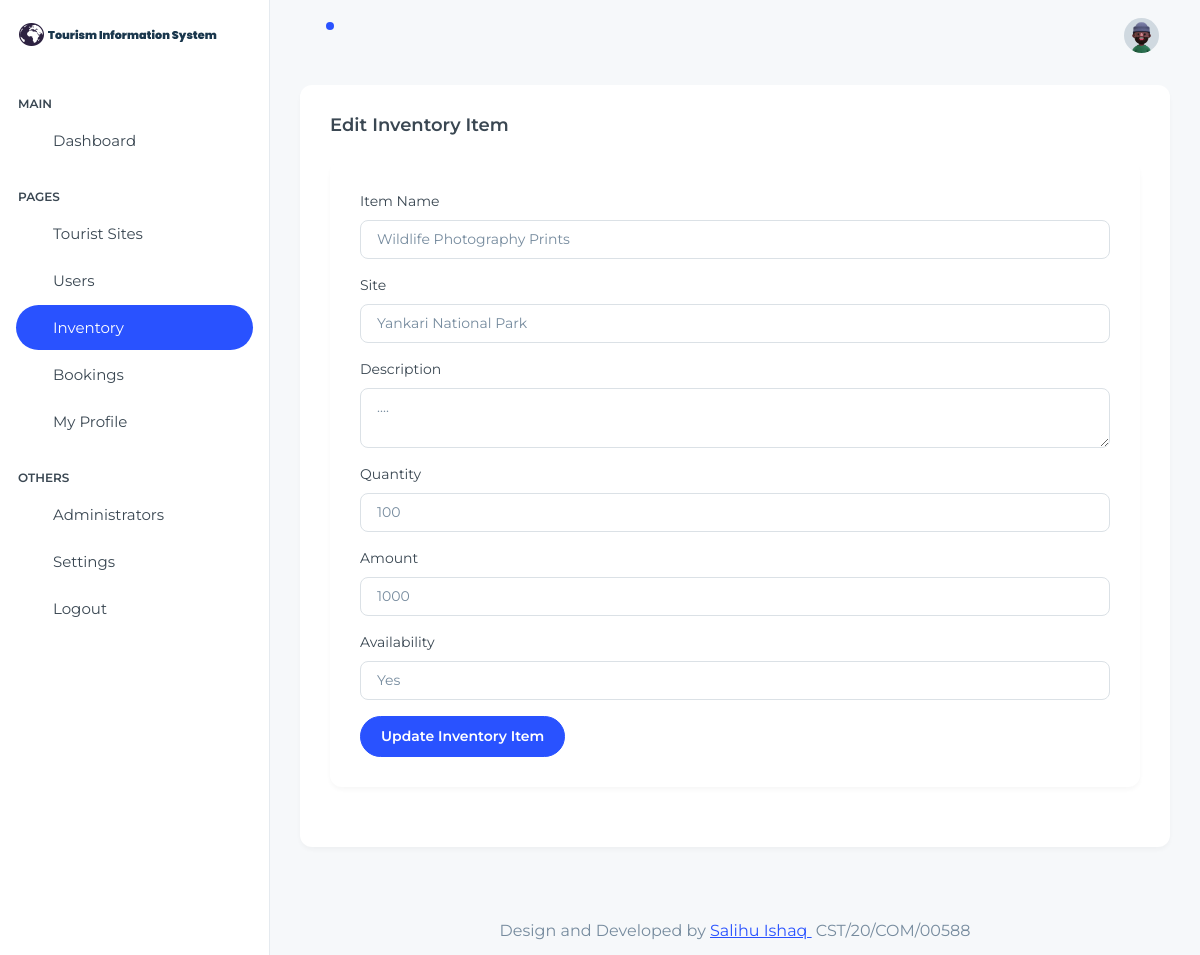
/admin/view-inventory.php?id=1 (signed in), run on the app's committed database.
### tables this page shows
CREATE TABLE `inventory` (
  `itemID` int(11) NOT NULL,
  `itemName` text NOT NULL,
  `siteID` int(11) NOT NULL,
  `description` varchar(255) NOT NULL,
  `quantity` int(11) NOT NULL DEFAULT 0,
  `availability` tinyint(1) DEFAULT 1,
  `amount` decimal(10,0) NOT NULL,
  `created_at` timestamp NOT NULL DEFAULT current_timestamp(),
  `updated_at` timestamp NOT NULL DEFAULT current_timestamp() ON UPDATE current_timestamp(),
  `deleted_at` timestamp NULL DEFAULT NULL
);

CREATE TABLE `sites` (
  `siteID` int(11) NOT NULL,
  `name` varchar(255) NOT NULL,
  `description` text DEFAULT NULL,
  `location` varchar(255) NOT NULL,
  `availability` tinyint(1) DEFAULT 1,
  `images` text DEFAULT NULL,
  `amount` decimal(10,0) NOT NULL,
  `status` enum('active','inactive') DEFAULT 'active',
  `created_at` timestamp NOT NULL DEFAULT current_timestamp(),
  `updated_at` timestamp NOT NULL DEFAULT current_timestamp() ON UPDATE current_timestamp()
);

### Database.php (called while the page is built, shortened)
<?php
if (!class_exists('Database')) {
    class Database
    {
        private $host = "localhost";
        private $user = "root";
        private $password = "";
        private $dbname = "tourism";
        private $conn;
        public function __construct()
        {
            try {
                $dsn = "mysql:host={$this->host};dbname={$this->dbname};charset=utf8mb4";
                $options = [
                    PDO::ATTR_ERRMODE => PDO::ERRMODE_EXCEPTION,
                    PDO::ATTR_DEFAULT_FETCH_MODE => PDO::FETCH_ASSOC,
                    PDO::ATTR_EMULATE_PREPARES => false,
                ];
                $this->conn = new PDO($dsn, $this->user, $this->password, $options);
            } catch (PDOException $e) {
                echo "Connection failed: " . $e->getMessage();
                exit;
            }
        }
        public function read($table, $condition = "")
        {
            try {
                $sql = "SELECT * FROM $table $condition";
                $stmt = $this->conn->query($sql);
                return $stmt->fetch(PDO::FETCH_ASSOC);
            } catch (PDOException $e) {
                die("Error: " . $e->getMessage());
            }
        }
        public function readAll($table, $condition = "")
        {
            try {
                $sql = "SELECT * FROM $table $condition";
                $stmt = $this->conn->query($sql);
                return $stmt->fetchAll(PDO::FETCH_ASSOC);
            } catch (PDOException $e) {
                die("Error: " . $e->getMessage());
            }
        }
    }
}

### admin/view-inventory.php (the view, shortened to what this page needs)
<?php
include "header.php";
include "sidebar.php";
$itemID = isset($_GET['id']) ? (int)$_GET['id'] : 0;
$item = $db->read("inventory", "WHERE itemID = '$itemID'");
$sites = $db->readAll("sites");
?>
<div class="container-fluid">
    <div class="card">
        <div class="card-body">
            <h5 class="card-title fw-semibold mb-4">Edit Inventory Item</h5>
            <div class="card">
                <div class="card-body">
                    <form method="POST" action="<?php echo htmlspecialchars($_SERVER["PHP_SELF"]) . '?id=' . $itemID; ?>">
                        <div class="mb-3">
                            <label for="itemname" class="form-label">Item Name</label>
                            <input type="text" class="form-control" id="itemname" name="itemname" value="<?php echo htmlspecialchars($item['itemName'] ?? ''); ?>" required>
                        </div>
                        <div class="mb-3">
                            <label for="siteID" class="form-label">Site</label>
                            <select class="form-control" id="siteID" name="siteID" required>
                                <?php foreach ($sites as $site): ?>
                                    <option value="<?php echo htmlspecialchars($site['siteID']); ?>" <?php echo (isset($item['siteID']) && $item['siteID'] == $site['siteID']) ? 'selected' : ''; ?>>
                                        <?php echo htmlspecialchars($site['name']); ?>
                                    </option>
                                <?php endforeach; ?>
                            </select>
                        </div>
                        <div class="mb-3">
                            <label for="description" class="form-label">Description</label>
                            <textarea class="form-control" id="description" name="description" required><?php echo htmlspecialchars($item['description'] ?? ''); ?></textarea>
                        </div>
                        <div class="mb-3">
                            <label for="quantity" class="form-label">Quantity</label>
                            <input type="number" class="form-control" id="quantity" name="quantity" value="<?php echo htmlspecialchars($item['quantity'] ?? ''); ?>" required>
                        </div>
                        <div class="mb-3">
                            <label for="amount" class="form-label">Amount</label>
                            <input type="number" class="form-control" id="amount" name="amount" value="<?php echo htmlspecialchars($item['amount'] ?? ''); ?>" required>
                        </div>
                        <div class="mb-3">
                            <label for="availability" class="form-label">Availability</label>
                            <select class="form-control" id="availability" name="availability" required>
                                <option value="1" <?php echo (isset($item['availability']) && $item['availability'] == 1) ? 'selected' : ''; ?>>Yes</option>
                            </select>
                        </div>
                        <button type="submit" class="btn btn-primary">Update Inventory Item</button>
                    </form>
                </div>
            </div>
        </div>
    </div>
</div>
<?php
include "footer.php";
?>

### data on the page
inventory: itemname "Wildlife Photography Prints", siteID "Yankari National Park", description "....", quantity "100", amount "1000", availability "Yes"
